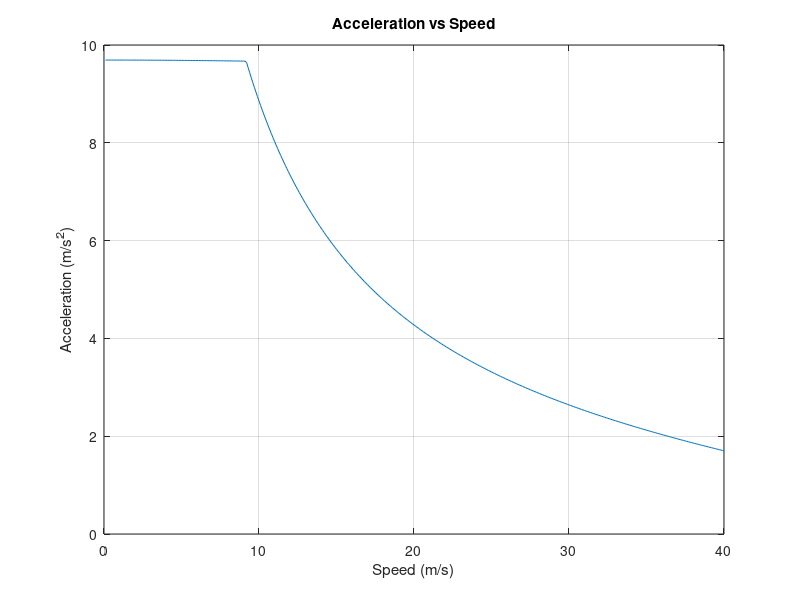

Reproduce this figure in MATLAB.
clear;
clc;
close all;

mass_kg = 1500;
power_W = 150000;
efficiency = 0.9;

g_ms2 = 9.81;
rollingResistanceCoefficient = 0.012;

airDensity = 1.225;
dragCoefficient = 0.3;
frontalArea = 2.2;

tireGripCoefficient = 1.0;

wheelPower_W = power_W * efficiency;

speed_ms = 0.1:0.1:40;

rollingResistance_N = rollingResistanceCoefficient * mass_kg * g_ms2;

dragForce_N = 1/2 * airDensity * dragCoefficient * frontalArea .* speed_ms.^2;

maxTireForce_N = tireGripCoefficient * mass_kg * g_ms2;

tractionForce_N = wheelPower_W ./ speed_ms;

actualTractionForce_N = min(tractionForce_N, maxTireForce_N);

acceleration_ms2 = (actualTractionForce_N - rollingResistance_N - dragForce_N) / mass_kg;

time_s = 0;
targetSpeed_ms = 100 / 3.6;
i = 1;

while speed_ms(i) < targetSpeed_ms

    deltaTime_s = 0.1 / acceleration_ms2(i);
    time_s = time_s + deltaTime_s;

    i = i + 1;

end

fprintf('Estimated 0-100 km/h time: %.2f s\n', time_s);


plot(speed_ms, acceleration_ms2);
xlabel('Speed (m/s)');
ylabel('Acceleration (m/s^2)');
title('Acceleration vs Speed');
grid on;
